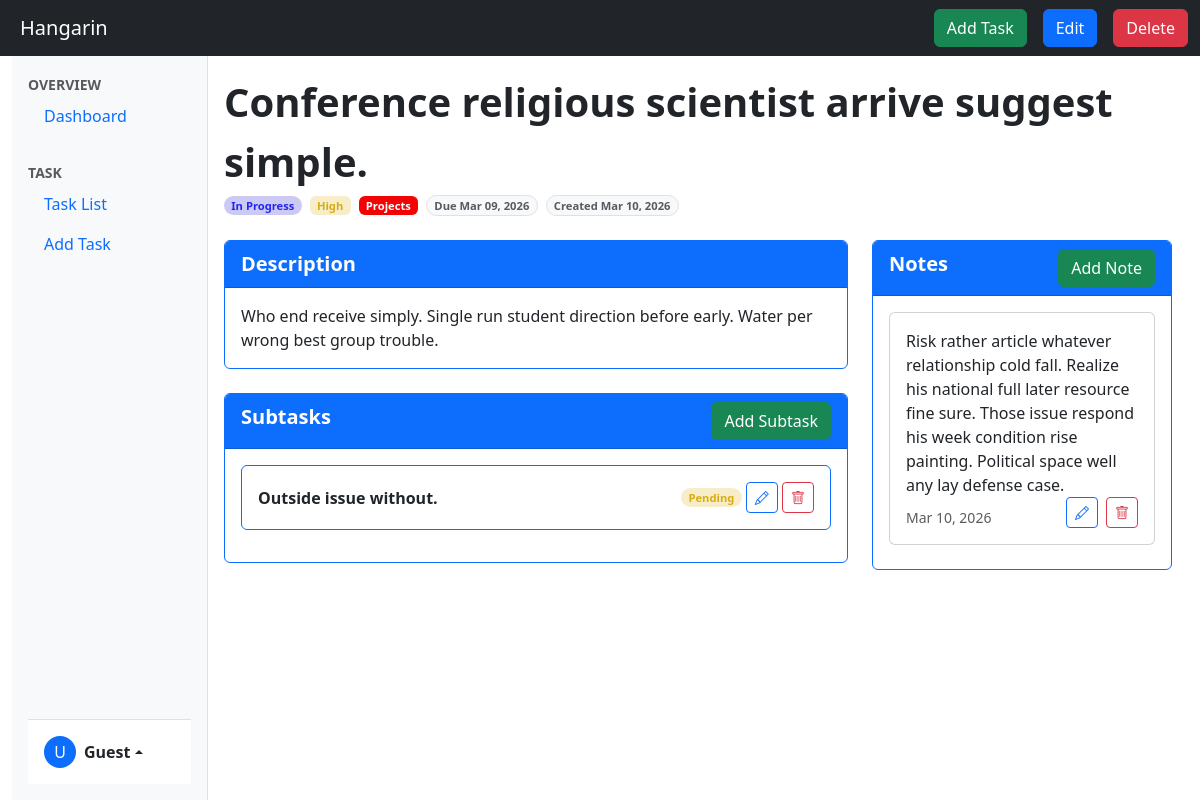
/taskDetails/3, run on the app's committed database.
### Hangarin/models.py (models this page shows, shortened)
class BaseModel(models.Model):
    created_at = models.DateTimeField(auto_now_add=True, db_index=True)
    updated_at = models.DateTimeField(auto_now=True)
    class Meta:
        abstract =True

class Task(BaseModel):
    title = models.CharField(max_length=200)
    description = models.CharField(max_length=500)
    deadline = models.DateTimeField(default=timezone.now)
    status = models.CharField(
        max_length=50,
        choices=[
        ("Pending", "Pending"),
        ("In Progress ", "In Progress"),
        ("Completed", "Completed"),
        ],
        default="Pending"
    )
    category = models.ForeignKey(Category, on_delete=models.CASCADE)
    priority = models.ForeignKey(Priority, on_delete=models.CASCADE)

class Priority(BaseModel):
    name = models.CharField(max_length=50)
    class Meta:
        verbose_name = "Priority"
        verbose_name_plural = "Priorities"
    def __str__(self):
        return self.name

class Category(BaseModel):
    name = models.CharField(max_length=50)
    class Meta:
        verbose_name = "Category"
        verbose_name_plural = "Categories"
    def __str__(self):
        return self.name

class SubTask(BaseModel):
    parent_task = models.ForeignKey(Task, on_delete=models.CASCADE)
    title = models.CharField(max_length=500)
    status = models.CharField(
        max_length=50,
        choices=[
        ("Pending", "Pending"),
        ("In Progress ", "In Progress"),
        ("Completed", "Completed"),
        ],
        default="pending"
    )

class Note(BaseModel):
    task = models.ForeignKey(Task, on_delete=models.CASCADE)
    content = models.TextField()

### Hangarin/views.py (the view)
# urls.py: path('taskDetails/<int:pk>', TaskDetailListView.as_view(), name='taskDetails'),
class TaskDetailListView(DetailView):
    model = Task
    template_name = 'taskDetails.html'
    context_object_name = 'taskDetails'
    def get_context_data(self, **kwargs):
        context = super().get_context_data(**kwargs)
        context["details_active"] = True
        return context
    def get_queryset(self):
        return Task.objects.prefetch_related('subtask_set', 'note_set').all()

### Hangarin/templates/taskDetails.html (shortened to what this page needs)
{% extends 'base.html' %}
{% load static %}
{% block content %}
<div class="container-fluid py-3 px-3">
    <div class="row">
        <div class="col-12">
            <div class="fw-bold fs-1">{{ taskDetails.title }}</div>
        </div>
    </div>
    <div class="row gx-2">
        <div class="col-auto">
            <span class="badge rounded-pill
                {% if taskDetails.status == 'Pending' %}status-pending
                {% elif taskDetails.status == 'In Progress ' %}status-ongoing
                {% elif taskDetails.status == 'Completed' %}status-completed
                {% endif %}" style="font-size: 0.7rem;">{{ taskDetails.status }}</span>
        </div>
        <div class="col-auto">
            <span class="badge
                {% if taskDetails.priority.name == 'Low' %}status-completed
                {% elif taskDetails.priority.name == 'Medium' %}status-ongoing
                {% elif taskDetails.priority.name == 'High' %}status-pending
                {% elif taskDetails.priority.name == 'Optional' %}priority-optional
                {% elif taskDetails.priority.name == 'Critical' %}priority-critical
                {% endif %}" style="font-size: 0.7rem;">{{ taskDetails.priority }}</span>
        </div>
        <div class="col-auto">
            <span class="badge
                {% if taskDetails.category.name == 'School' %}category-bg-purple
                {% elif taskDetails.category.name == 'Projects' %}category-bg-red
                {% elif taskDetails.category.name == 'Personal' %}category-bg-pink
                {% elif taskDetails.category.name == 'Work' %}category-bg-darkPurple
                {% elif taskDetails.category.name == 'Finance' %}category-bg-green
                {% endif %}" style="font-size: 0.7rem;">{{ taskDetails.category }}</span>
        </div>
        <div class="col-auto">
            <span class="badge bg-light text-muted rounded-pill border" style="font-size: 0.7rem;">
                Due {{ taskDetails.deadline|date:"M d, Y" }}
            </span>
        </div>
        <div class="col-auto">
            <span class="badge bg-light text-muted rounded-pill border" style="font-size: 0.7rem;">
                Created {{ taskDetails.created_at|date:"M d, Y" }}
            </span>
        </div>
    </div>
    <div class="row mt-4">
        <div class="col-12 col-lg-8">
            <div class="card border-primary">
                <div class="card-header bg-primary fw-bold text-white fs-5">Description</div>
                <div class="card-body">{{ taskDetails.description }}</div>
            </div>
            <div class="card border-primary mt-4">
                <div class="card-header bg-primary d-flex justify-content-between">
                    <span class="fw-bold text-white fs-5">Subtasks</span>
                    <a href="{% url 'subtaskCreate' taskDetails.pk %}">
                        <div class="btn btn-success">Add Subtask</div>
                    </a>
                </div>
                <div class="card-body overflow-auto" style="max-height: 40vh;">
                    {% for subtask in taskDetails.subtask_set.all %}
                    <div class="d-flex align-items-center justify-content-between mb-3 p-3 border border-primary rounded">
                        <div>
                            <span class="fw-bold">{{ subtask.title }}</span>
                        </div>
                        <div>
                            <span class="badge rounded-pill
                                {% if subtask.status == 'Pending' %}status-pending
                                {% elif subtask.status == 'In Progress ' %}status-ongoing
                                {% elif subtask.status == 'Completed' %}status-completed
                                {% endif %}" style="font-size: 0.7rem;">{{ subtask.status }}</span>
                            <a href="#" class="btn btn-sm btn-outline-primary" title="Edit">
                                <i class="bi bi-pencil"></i>
                            </a>
                            <a href="#" class="btn btn-sm btn-outline-danger" title="Delete">
                                <i class="bi bi-trash"></i>
                            </a>
                        </div>
                    </div>
                    {% endfor %}
                </div>
            </div>
        </div>
        <div class="col-12 col-lg-4">
            <div class="card border-primary">
                <div class="card-header bg-primary d-flex justify-content-between">
                    <span class="fw-bold text-white fs-5">Notes</span>
                    <a href="#">
                        <div class="btn btn-success">Add Note</div>
                    </a>
                </div>
                <div class="card-body overflow-auto" style="max-height: 40vh;">
                    {% for note in taskDetails.note_set.all %}
                        <div class="card p-3 mb-2">
                            <div class="card-body p-0 border-primary">
                                <div>{{ note.content }}</div>
                                <div class="d-flex justify-content-between align-items-end">
                                    <div class="text-muted small">{{ note.created_at|date:"M d, Y" }}</div>
                                    <div class="d-flex gap-2">
                                        <a href="" class="btn btn-sm btn-outline-primary" title="Edit">
                                            <i class="bi bi-pencil"></i>
                                        </a>
                                        <a href="" class="btn btn-sm btn-outline-danger" title="Delete">
                                            <i class="bi bi-trash"></i>
                                        </a>
                                    </div>
                                </div>
                            </div>
                        </div>
                    {% endfor %}
                </div>
            </div>
        </div>
    </div>
{% endblock %}

### Hangarin/static/css/stylesheet.css (style rules this page uses)
.status-pending { background-color: rgba(228, 200, 77, 0.3); color: #d8ad12 !important; }
.status-ongoing { background-color: rgba(79, 79, 218, 0.3); color: rgb(37, 37, 240) !important; }
@media (min-width: 992px) { body { overflow-y: hidden; } }
.category-bg-red { background-color: rgb(243, 3, 3); }

### data on the page
Task: title "Conference religious scientist arrive suggest simple.", status "In Progress", priority "High", category "Projects", deadline "Mar 09, 2026", created_at "Mar 10, 2026", description "Who end receive simply. Single run student direction before early. Water per wrong best group trouble."
SubTask: title "Outside issue without.", status "Pending"
Note: content "Risk rather article whatever relationship cold fall. Realize his national full later resource fine sure. Those issue respond his week condition rise painting. Political space well any lay defense case.", created_at "Mar 10, 2026"

### other printed values
{{ user.username|slice:":1"|upper|default:"U" }} "U"
{{ user.username|default:"Guest" }} "Guest"
